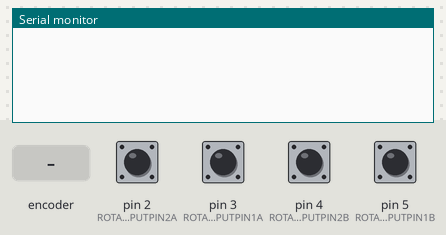
The sketch below on a simulated Arduino Uno, built with avr-gcc and run on an emulated ATmega328P. On the bench: the last lines printed to the serial monitor. Inputs (shaded band) come from the test bench; at power-on: pin 2 (ROTARYINPUTPIN2A), pin 3 (ROTARYINPUTPIN1A), pin 4 (ROTARYINPUTPIN2B), pin 5 (ROTARYINPUTPIN1B) HIGH.

Above: at 1.2 s.
1.3 s: rotary encoder on pin 2 (ROTARYINPUTPIN2A) / pin 5 (ROTARYINPUTPIN1B) turned 1 step (first pin leading)
At 1.8 s:
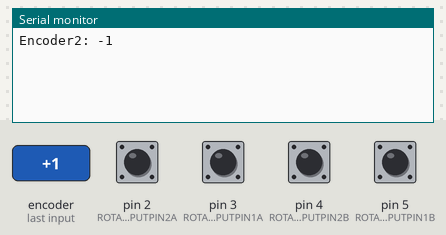
3.0 s: pin 3 (ROTARYINPUTPIN1A) pulled LOW for 0.15 s
At 4.2 s:
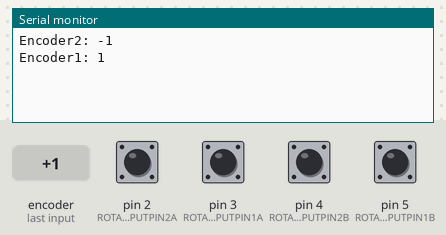
4.6 s: pin 3 (ROTARYINPUTPIN1A) pulled LOW for 1 s
At 5.5 s:
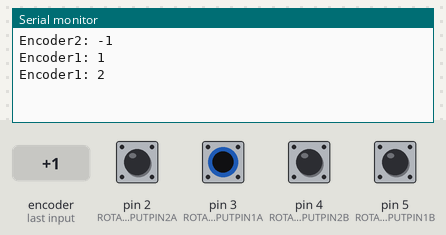
7.1 s: rotary encoder on pin 2 (ROTARYINPUTPIN2A) / pin 5 (ROTARYINPUTPIN1B) turned 1 step (first pin leading)
At 8.6 s:
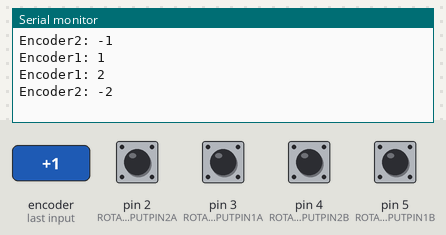
Timing chart, 0 to 9.8 s (numbered marks = the images above; inputs shaded):
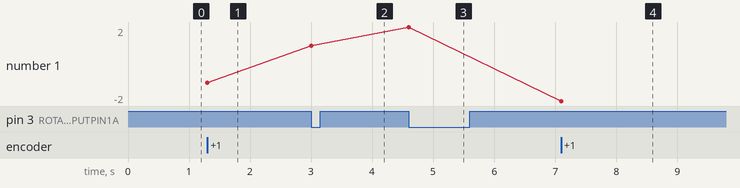

Measured:
- after the input at 1.3 s, the serial monitor: prints a new line at once (image 1)
- after the input at 3.0 s, the serial monitor: prints a new line at once (image 2)
- after the input at 4.6 s, the serial monitor: prints a new line at once (image 3)
- after the input at 7.1 s, the serial monitor: prints a new line at once (image 4)
- plotted number 1: -1 → 1 after the input at 3.0 s, 1 → 2 after the input at 4.6 s, 2 → -2 after the input at 7.1 s

The sketch:

RotaryEncoder.ino
```cpp
/*
 * Code om 2 rotary encoders tegelijk te laten werken
 * Rotary encoders werken met afwisselende blokgolven (als de ene hoog is en de andere laag -> bv. links is optellen)
 * Met de hulp van Mr. Van Weyenberg
 * 4-5 maart 2017
*/

#define ROTARYINPUTPIN1A 3 //rotaryEncoder 1 - pin A
#define ROTARYINPUTPIN2A 2 //rotaryEncoder 2 - pin A

#define ROTARYINPUTPIN1B 5 //rotaryEncoder 1 - pin B
#define ROTARYINPUTPIN2B 4 //rotaryEncoder 2 - pin B

//volatile voor interruptgebruik, om na te kijken of er een interrupt is opgetreden
volatile boolean BOOLROTPIN1A = false;
volatile boolean BOOLROTPIN2A = false;

//NIET NODIG
volatile boolean BOOLROTPIN1B = false;
volatile boolean BOOLROTPIN2B = false;

//om de links/rechts beweging bij te houden
long teller1 = 0; //rotary1 counter
long teller2 = 0; //rotary2 counter

void setup() {
  Serial.begin(9600);
  //pullup om interne verbindingen met weerstand naar 5V te maken
  pinMode(ROTARYINPUTPIN1A, INPUT_PULLUP);
  pinMode(ROTARYINPUTPIN2A, INPUT_PULLUP);

  pinMode(ROTARYINPUTPIN1B, INPUT_PULLUP);
  pinMode(ROTARYINPUTPIN2B, INPUT_PULLUP);

  //klaarmaken van interrupts
  attachInterrupt(digitalPinToInterrupt(ROTARYINPUTPIN1A), ISRRotEncod1A, FALLING);
  attachInterrupt(digitalPinToInterrupt(ROTARYINPUTPIN2A), ISRRotEncod2A, FALLING);
}

void loop()
{
  //Rotary tussen 1A & 1B
  if(BOOLROTPIN1A) //als 1A true
  {
    BOOLROTPIN1A=false; //reset voor de volgende keer
    //lees hier de pin 1B om te zien of je moet optellen of aftellen
    //Linksom is positief, rechtsom is negatief
    if(digitalRead(ROTARYINPUTPIN1B)) //meet of pin 1B hoog of laag is
    {
      teller1++;
    }
    else
    {
      teller1--;
    }
      Serial.println("Encoder1: " + String(teller1));  //geformateerd in een string, wordt later toch opgevangen in unity
      delay(10); //5 ms delay voor de ontdendering van de encoder (anders teveel metingen na elkaar) en voor kleine draaibewegingen
    }

  //Rotary tussen 2A & 2B
  if(BOOLROTPIN2A)  //als 2A true
  {
    BOOLROTPIN2A=false; //reset voor de volgende keer
    //lees hier de pin 2B om te zien of je moet optellen of aftellen
    //Linksom is negatief, rechtsom is positief
    if(digitalRead(ROTARYINPUTPIN2B)) //meet of pin 2B hoog of laag is
    {
      teller2--;
    }
    else
    {
      teller2++;
    }
      Serial.println("Encoder2: " + String(teller2)); //geformateerd in een string, wordt later toch opgevangen in unity
      delay(5); //5 ms delay voor de ontdendering van de encoder (anders teveel metingen na elkaar) en voor kleine draaibewegingen
  }

  if (teller1 <= -9223372036854775000 || teller1 >= 9223372036854775000) //om het maximum en minimum van de long teller op te vangen mocht het spel veel aan 1 stuk gespeeld worden (beetje kleiner getal om overloading op te vangen)
  {
    teller1 = 0;
  }

  if (teller2 <= -9223372036854775000 || teller2 >= 9223372036854775000) //om het maximum en minimum van de long teller op te vangen mocht het spel veel aan 1 stuk gespeeld worden. (beetje kleiner getal om overloading op te vangen)
  {
    teller2 = 0;
  }
}


//INTERRUPTS (interrupt als blokgolf FALLING wordt)
void ISRRotEncod1A(void){ BOOLROTPIN1A = true; }
void ISRRotEncod2A(void){ BOOLROTPIN2A = true; }
```
